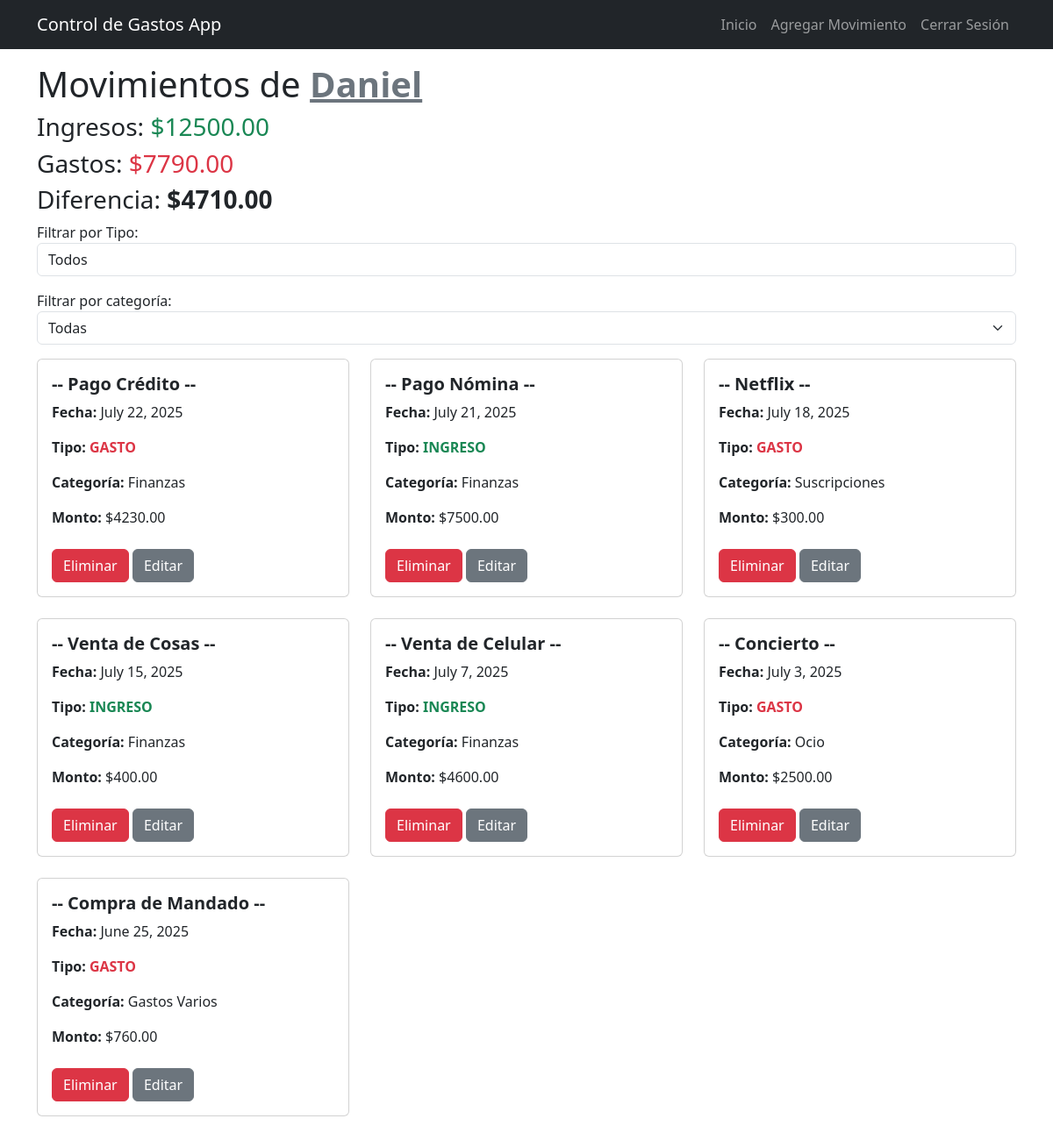
Screenshot of / (signed in) with the database file from the repository.
### finanzas/models.py (models this page shows, shortened)
class Movimiento(models.Model):
    tipo_eleccion = (
        ('ingreso', 'Ingreso'),
        ('gasto', 'Gasto'),
    )
    nombre = models.CharField(max_length=50, null=False, default='')
    usuario = models.ForeignKey(User, on_delete=models.CASCADE)
    tipo = models.CharField(max_length=10, choices=tipo_eleccion, null=False)
    categoria = models.ForeignKey(Categoria, on_delete=models.SET_NULL, null=True)
    monto = models.DecimalField(max_digits=10, decimal_places=2)
    descripcion = models.TextField(blank=True)
    fecha = models.DateField(default=timezone.now())

class Categoria(models.Model):
    nombre = models.CharField(max_length=50)
    def __str__(self):
        return self.nombre

### finanzas/views.py (the view, shortened to what this page needs)
# urls.py: 2. Add a URL to urlpatterns:  path('', views.home, name='home')
@login_required
def home(request):
    categorias = Categoria.objects.all()
    movimientos = Movimiento.objects.filter(usuario=request.user).order_by('-fecha')
    ingresos = 0
    gastos = 0
    for movimiento in movimientos:
        if movimiento.tipo == 'ingreso':
            ingresos += movimiento.monto
        if movimiento.tipo == 'gasto':
            gastos += movimiento.monto
    diferencia = ingresos - gastos
    if request.method == 'GET':
        return render(request, 'home.html', {
            'movimientos': movimientos,
            'filtro_tipo': 'todos',
            'filtro_categoria': 'todas',
            'categorias': categorias,
            'ingresos': ingresos,
            'gastos': gastos,
            'diferencia': diferencia,
            'usuario': request.user
        })

### finanzas/templates/home.html (shortened to what this page needs)
{% extends "base.html" %}
{% block content %}
<main class="container mb-4">
    <h1>Movimientos de <span class="fw-bold text-secondary text-decoration-underline">{{usuario|capfirst}}</span></h1>
    <h3>Ingresos: <span class="text-success">${{ingresos}}</span></h3>
    <h3>Gastos: <span class="text-danger">${{gastos}}</span></h3>
    <h3>Diferencia: <span class="fw-bold">${{diferencia}}</span></h3>
    <form action="" method="POST">
        <div>
            <label for="filtro">Filtrar por Tipo:</label>
            <select name="filtro" id="filtro" onchange="this.form.submit()" class="form-control mb-3">
                <option value="todos" {% if filtro_tipo == 'todos' %}selected{% endif %}>Todos</option>
            </select>
        </div>
        <div class="mb-3">
            <label for="filtro_categoria">Filtrar por categoría:</label>
            <select name="filtro_categoria" id="filtro_categoria" class="form-select" onchange="this.form.submit()">
                <option value="todas" {% if filtro_categoria == 'todas' %}selected{% endif %}>Todas</option>
            </select>
        </div>
    </form>
    <div class="row">
        {% for movimiento in movimientos %}
        <div class="col-md-4 col-sm-6 mb-4">
            <div class="card h-100">
                <div class="card-body">
                    <h5 class="card-title fw-bold">-- {{ movimiento.nombre }} --</h5>
                    <p><strong>Fecha:</strong> {{ movimiento.fecha }}</p>
                    <p><strong>Tipo:</strong> <span class="fw-bold {% if movimiento.tipo == 'ingreso' %} text-success {% else %} text-danger {% endif %}">{{ movimiento.tipo|upper }}</span></p>
                    {% if movimiento.categoria %}
                    <p><strong>Categoría:</strong> {{ movimiento.categoria }}</p>
                    {% endif %}
                    <p><strong>Monto:</strong> ${{ movimiento.monto }}</p>
                    <a href="{% url 'borrar_movimiento' movimiento.id %}" class="btn btn-danger mt-2">Eliminar</a>
                    <a href="{% url 'editar_movimiento' movimiento.id %}" class="btn btn-secondary mt-2">Editar</a>
                </div>
            </div>
        </div>
        {% empty %}
        <h4>No hay movimientos aún, pruebe agregando alguno.</h4>
        {% endfor %}
    </div>
</main>
{% endblock content %}

### finanzas/templates/base.html (shortened to what this page needs)
<!DOCTYPE html>
<html lang="es">
  <head>
    <link rel="stylesheet" href="https://cdn.jsdelivr.net/npm/bootstrap@5.3.7/dist/css/bootstrap.min.css" />
  </head>
  <body>
    <nav class="navbar navbar-expand-sm bg-dark navbar-dark">
      <div class="container">
        <a class="navbar-brand" href="/">Control de Gastos App</a>
        <div class="text-center text-xs-start" id="navbarNav">
          <ul class="navbar-nav ms-auto">
            {% if user.is_authenticated %}
              <li class="navlink-item">
                <a class="nav-link" href="{% url 'home' %}">Inicio</a>
              </li>
              <li class="nav-item">
                <a class="nav-link" href="{% url 'agregar' %}">Agregar Movimiento</a>
              </li>
              <li class="nav-item">
                <a class="nav-link" href="{% url 'logout' %}">Cerrar Sesión</a>
              </li>
            {% endif %}
          </ul>
        </div>
      </div>
    </nav>
    {% block content %}
    {% endblock %}
  </body>
</html>

### rows the page displays
Movimiento: nombre "Pago Crédito", fecha "July 22, 2025", tipo "GASTO", categoria "Finanzas", monto "4230.00"
Movimiento: nombre "Pago Nómina", fecha "July 21, 2025", tipo "INGRESO", categoria "Finanzas", monto "7500.00"
Movimiento: nombre "Netflix", fecha "July 18, 2025", tipo "GASTO", categoria "Suscripciones", monto "300.00"
Movimiento: nombre "Venta de Cosas", fecha "July 15, 2025", tipo "INGRESO", categoria "Finanzas", monto "400.00"
Movimiento: nombre "Venta de Celular", fecha "July 7, 2025", tipo "INGRESO", categoria "Finanzas", monto "4600.00"
Movimiento: nombre "Concierto", fecha "July 3, 2025", tipo "GASTO", categoria "Ocio", monto "2500.00"
Movimiento: nombre "Compra de Mandado", fecha "June 25, 2025", tipo "GASTO", categoria "Gastos Varios", monto "760.00"

### other values shown
{{ usuario|capfirst }} "Daniel"
{{ ingresos }} "12500.00"
{{ gastos }} "7790.00"
{{ diferencia }} "4710.00"
